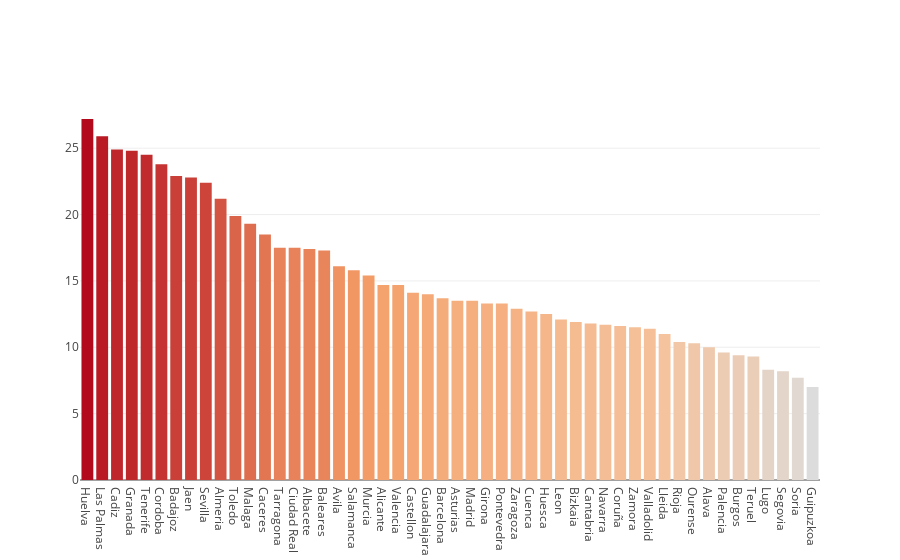

Notebook code for this chart:
### Code cell
dftp = df.sort_values(by = 'Tasa Paro ',  ascending = False)
'''
trace1 = go.Bar(y = dftp['Tasa Paro '],
               x = dftp['provincias'],
               name = 'citations',
               marker = dict(color = 'lifeExp',
                            line = dict(color='rgb(0,0,0)', width = 1.5)),
               text = df['Tasa Paro '])
data = [trace1,]

layout = dict(title = 'Tamaño medio construido por provincia',
             xaxis= dict(title= 'Provincias',ticklen= 5))

fig = go.Figure(data = data, layout = layout)

iplot(fig)
'''

fig = go.Figure()

x=dftp['provincias']
y=dftp['Tasa Paro ']

fig.add_trace(go.Bar(x=x, y=y,
                     marker=dict(color = y,
                     colorscale='viridis')))

fig.show()

### Figure 1 — Plotly figure (JSON) as saved in the notebook; plotly's stock layout.template omitted (floating-point values rounded to 4 significant figures)
{"data": [{"marker": {"color": [27.2, 25.9, 24.9, 24.8, 24.5, 23.8, 22.9, 22.8, 22.4, 21.2, 19.9, 19.3, 18.5, 17.5, 17.5, 17.4, 17.3, 16.1, 15.8, 15.4, 14.7, 14.7, 14.1, 14, 13.7, 13.5, 13.5, 13.3, 13.3, 12.9, 12.7, 12.5, 12.1, 11.9, 11.8, 11.7, 11.6, 11.5, 11.4, 11, 10.4, 10.3, 10, 9.6, 9.4, 9.3, 8.3, 8.2, 7.7, 7], "colorscale": "viridis"}, "type": "bar", "uid": "4794f95f-5910-4c80-a43a-9df2d391822f", "x": ["Huelva", "Las Palmas", "Cadiz", "Granada", "Tenerife", "Cordoba", "Badajoz", "Jaen", "Sevilla", "Almeria", "Toledo", "Malaga", "Caceres", "Tarragona", "Ciudad Real", "Albacete", "Baleares", "Avila", "Salamanca", "Murcia", "Alicante", "Valencia", "Castellon", "Guadalajara", "Barcelona", "Asturias", "Madrid", "Girona", "Pontevedra", "Zaragoza", "Cuenca", "Huesca", "Leon", "Bizkaia", "Cantabria", "Navarra", "Coruña", "Zamora", "Valladolid", "Lleida", "Rioja", "Ourense", "Alava", "Palencia", "Burgos", "Teruel", "Lugo", "Segovia", "Soria", "Guipuzkoa"], "y": [27.2, 25.9, 24.9, 24.8, 24.5, 23.8, 22.9, 22.8, 22.4, 21.2, 19.9, 19.3, 18.5, 17.5, 17.5, 17.4, 17.3, 16.1, 15.8, 15.4, 14.7, 14.7, 14.1, 14, 13.7, 13.5, 13.5, 13.3, 13.3, 12.9, 12.7, 12.5, 12.1, 11.9, 11.8, 11.7, 11.6, 11.5, 11.4, 11, 10.4, 10.3, 10, 9.6, 9.4, 9.3, 8.3, 8.2, 7.7, 7]}], "layout": {}}
